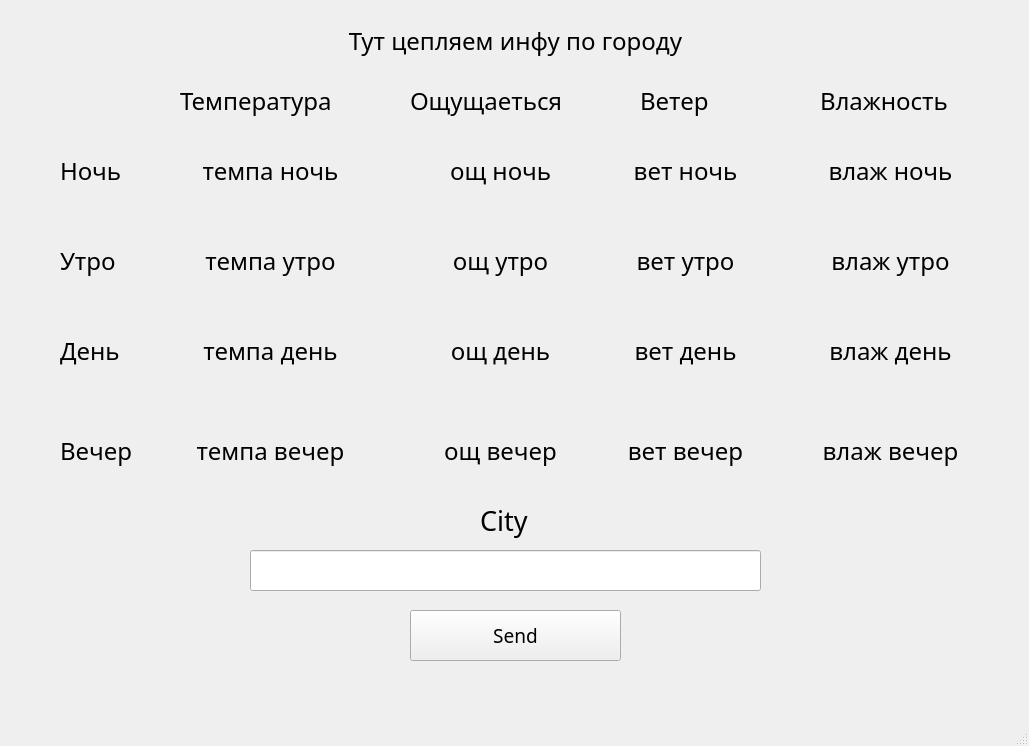
<?xml version="1.0" encoding="UTF-8"?>
<ui version="4.0">
 <class>MainWindow</class>
 <widget class="QMainWindow" name="MainWindow">
  <property name="geometry">
   <rect>
    <x>0</x>
    <y>0</y>
    <width>1029</width>
    <height>746</height>
   </rect>
  </property>
  <property name="windowTitle">
   <string>MainWindow</string>
  </property>
  <widget class="QWidget" name="centralwidget">
   <widget class="QPushButton" name="pushButton">
    <property name="geometry">
     <rect>
      <x>410</x>
      <y>610</y>
      <width>211</width>
      <height>51</height>
     </rect>
    </property>
    <property name="font">
     <font>
      <family>Poor Richard</family>
      <pointsize>14</pointsize>
     </font>
    </property>
    <property name="text">
     <string>Send</string>
    </property>
   </widget>
   <widget class="QLabel" name="label_city">
    <property name="geometry">
     <rect>
      <x>480</x>
      <y>500</y>
      <width>71</width>
      <height>41</height>
     </rect>
    </property>
    <property name="sizeIncrement">
     <size>
      <width>10</width>
      <height>0</height>
     </size>
    </property>
    <property name="font">
     <font>
      <family>Poor Richard</family>
      <pointsize>20</pointsize>
      <weight>50</weight>
      <italic>false</italic>
      <bold>false</bold>
     </font>
    </property>
    <property name="text">
     <string>City</string>
    </property>
   </widget>
   <widget class="QLineEdit" name="lineEdit">
    <property name="geometry">
     <rect>
      <x>250</x>
      <y>550</y>
      <width>511</width>
      <height>41</height>
     </rect>
    </property>
   </widget>
   <widget class="QLabel" name="night">
    <property name="geometry">
     <rect>
      <x>60</x>
      <y>150</y>
      <width>101</width>
      <height>41</height>
     </rect>
    </property>
    <property name="sizeIncrement">
     <size>
      <width>10</width>
      <height>0</height>
     </size>
    </property>
    <property name="font">
     <font>
      <family>Showcard Gothic</family>
      <pointsize>18</pointsize>
      <weight>50</weight>
      <bold>false</bold>
     </font>
    </property>
    <property name="text">
     <string>Ночь</string>
    </property>
   </widget>
   <widget class="QLabel" name="morning">
    <property name="geometry">
     <rect>
      <x>60</x>
      <y>240</y>
      <width>101</width>
      <height>41</height>
     </rect>
    </property>
    <property name="sizeIncrement">
     <size>
      <width>10</width>
      <height>0</height>
     </size>
    </property>
    <property name="font">
     <font>
      <family>Showcard Gothic</family>
      <pointsize>18</pointsize>
      <weight>50</weight>
      <bold>false</bold>
     </font>
    </property>
    <property name="text">
     <string>Утро</string>
    </property>
   </widget>
   <widget class="QLabel" name="day">
    <property name="geometry">
     <rect>
      <x>60</x>
      <y>330</y>
      <width>101</width>
      <height>41</height>
     </rect>
    </property>
    <property name="sizeIncrement">
     <size>
      <width>10</width>
      <height>0</height>
     </size>
    </property>
    <property name="font">
     <font>
      <family>Showcard Gothic</family>
      <pointsize>18</pointsize>
      <weight>50</weight>
      <bold>false</bold>
     </font>
    </property>
    <property name="text">
     <string>День</string>
    </property>
   </widget>
   <widget class="QLabel" name="eving">
    <property name="geometry">
     <rect>
      <x>60</x>
      <y>430</y>
      <width>101</width>
      <height>41</height>
     </rect>
    </property>
    <property name="sizeIncrement">
     <size>
      <width>10</width>
      <height>0</height>
     </size>
    </property>
    <property name="font">
     <font>
      <family>Showcard Gothic</family>
      <pointsize>18</pointsize>
      <weight>50</weight>
      <bold>false</bold>
     </font>
    </property>
    <property name="text">
     <string>Вечер</string>
    </property>
   </widget>
   <widget class="QLabel" name="temp_1">
    <property name="geometry">
     <rect>
      <x>180</x>
      <y>150</y>
      <width>181</width>
      <height>41</height>
     </rect>
    </property>
    <property name="sizeIncrement">
     <size>
      <width>10</width>
      <height>0</height>
     </size>
    </property>
    <property name="font">
     <font>
      <family>Showcard Gothic</family>
      <pointsize>18</pointsize>
      <weight>50</weight>
      <bold>false</bold>
     </font>
    </property>
    <property name="text">
     <string>темпа ночь</string>
    </property>
    <property name="alignment">
     <set>Qt::AlignCenter</set>
    </property>
   </widget>
   <widget class="QLabel" name="temp_2">
    <property name="geometry">
     <rect>
      <x>180</x>
      <y>240</y>
      <width>181</width>
      <height>41</height>
     </rect>
    </property>
    <property name="sizeIncrement">
     <size>
      <width>10</width>
      <height>0</height>
     </size>
    </property>
    <property name="font">
     <font>
      <family>Showcard Gothic</family>
      <pointsize>18</pointsize>
      <weight>50</weight>
      <bold>false</bold>
     </font>
    </property>
    <property name="text">
     <string>темпа утро</string>
    </property>
    <property name="alignment">
     <set>Qt::AlignCenter</set>
    </property>
   </widget>
   <widget class="QLabel" name="temp_3">
    <property name="geometry">
     <rect>
      <x>180</x>
      <y>330</y>
      <width>181</width>
      <height>41</height>
     </rect>
    </property>
    <property name="sizeIncrement">
     <size>
      <width>10</width>
      <height>0</height>
     </size>
    </property>
    <property name="font">
     <font>
      <family>Showcard Gothic</family>
      <pointsize>18</pointsize>
      <weight>50</weight>
      <bold>false</bold>
     </font>
    </property>
    <property name="text">
     <string>темпа день</string>
    </property>
    <property name="alignment">
     <set>Qt::AlignCenter</set>
    </property>
   </widget>
   <widget class="QLabel" name="temp_4">
    <property name="geometry">
     <rect>
      <x>180</x>
      <y>430</y>
      <width>181</width>
      <height>41</height>
     </rect>
    </property>
    <property name="sizeIncrement">
     <size>
      <width>10</width>
      <height>0</height>
     </size>
    </property>
    <property name="font">
     <font>
      <family>Showcard Gothic</family>
      <pointsize>18</pointsize>
      <weight>50</weight>
      <bold>false</bold>
     </font>
    </property>
    <property name="text">
     <string>темпа вечер</string>
    </property>
    <property name="alignment">
     <set>Qt::AlignCenter</set>
    </property>
   </widget>
   <widget class="QLabel" name="fill_1">
    <property name="geometry">
     <rect>
      <x>410</x>
      <y>150</y>
      <width>181</width>
      <height>41</height>
     </rect>
    </property>
    <property name="sizeIncrement">
     <size>
      <width>10</width>
      <height>0</height>
     </size>
    </property>
    <property name="font">
     <font>
      <family>Showcard Gothic</family>
      <pointsize>18</pointsize>
      <weight>50</weight>
      <bold>false</bold>
     </font>
    </property>
    <property name="text">
     <string>ощ ночь</string>
    </property>
    <property name="alignment">
     <set>Qt::AlignCenter</set>
    </property>
   </widget>
   <widget class="QLabel" name="fill_2">
    <property name="geometry">
     <rect>
      <x>410</x>
      <y>240</y>
      <width>181</width>
      <height>41</height>
     </rect>
    </property>
    <property name="sizeIncrement">
     <size>
      <width>10</width>
      <height>0</height>
     </size>
    </property>
    <property name="font">
     <font>
      <family>Showcard Gothic</family>
      <pointsize>18</pointsize>
      <weight>50</weight>
      <bold>false</bold>
     </font>
    </property>
    <property name="text">
     <string>ощ утро</string>
    </property>
    <property name="alignment">
     <set>Qt::AlignCenter</set>
    </property>
   </widget>
   <widget class="QLabel" name="fill_3">
    <property name="geometry">
     <rect>
      <x>410</x>
      <y>330</y>
      <width>181</width>
      <height>41</height>
     </rect>
    </property>
    <property name="sizeIncrement">
     <size>
      <width>10</width>
      <height>0</height>
     </size>
    </property>
    <property name="font">
     <font>
      <family>Showcard Gothic</family>
      <pointsize>18</pointsize>
      <weight>50</weight>
      <bold>false</bold>
     </font>
    </property>
    <property name="text">
     <string>ощ день</string>
    </property>
    <property name="alignment">
     <set>Qt::AlignCenter</set>
    </property>
   </widget>
   <widget class="QLabel" name="fill_4">
    <property name="geometry">
     <rect>
      <x>410</x>
      <y>430</y>
      <width>181</width>
      <height>41</height>
     </rect>
    </property>
    <property name="sizeIncrement">
     <size>
      <width>10</width>
      <height>0</height>
     </size>
    </property>
    <property name="font">
     <font>
      <family>Showcard Gothic</family>
      <pointsize>18</pointsize>
      <weight>50</weight>
      <bold>false</bold>
     </font>
    </property>
    <property name="text">
     <string>ощ вечер</string>
    </property>
    <property name="alignment">
     <set>Qt::AlignCenter</set>
    </property>
   </widget>
   <widget class="QLabel" name="brezee_1">
    <property name="geometry">
     <rect>
      <x>600</x>
      <y>150</y>
      <width>171</width>
      <height>41</height>
     </rect>
    </property>
    <property name="sizeIncrement">
     <size>
      <width>10</width>
      <height>0</height>
     </size>
    </property>
    <property name="font">
     <font>
      <family>Showcard Gothic</family>
      <pointsize>18</pointsize>
      <weight>50</weight>
      <bold>false</bold>
     </font>
    </property>
    <property name="text">
     <string>вет ночь</string>
    </property>
    <property name="alignment">
     <set>Qt::AlignCenter</set>
    </property>
   </widget>
   <widget class="QLabel" name="wet_1">
    <property name="geometry">
     <rect>
      <x>800</x>
      <y>150</y>
      <width>181</width>
      <height>41</height>
     </rect>
    </property>
    <property name="sizeIncrement">
     <size>
      <width>10</width>
      <height>0</height>
     </size>
    </property>
    <property name="font">
     <font>
      <family>Showcard Gothic</family>
      <pointsize>18</pointsize>
      <weight>50</weight>
      <bold>false</bold>
      <underline>false</underline>
     </font>
    </property>
    <property name="text">
     <string>влаж ночь</string>
    </property>
    <property name="alignment">
     <set>Qt::AlignCenter</set>
    </property>
   </widget>
   <widget class="QLabel" name="wet_2">
    <property name="geometry">
     <rect>
      <x>800</x>
      <y>240</y>
      <width>181</width>
      <height>41</height>
     </rect>
    </property>
    <property name="sizeIncrement">
     <size>
      <width>10</width>
      <height>0</height>
     </size>
    </property>
    <property name="font">
     <font>
      <family>Showcard Gothic</family>
      <pointsize>18</pointsize>
      <weight>50</weight>
      <bold>false</bold>
     </font>
    </property>
    <property name="text">
     <string>влаж утро</string>
    </property>
    <property name="alignment">
     <set>Qt::AlignCenter</set>
    </property>
   </widget>
   <widget class="QLabel" name="wet_3">
    <property name="geometry">
     <rect>
      <x>800</x>
      <y>330</y>
      <width>181</width>
      <height>41</height>
     </rect>
    </property>
    <property name="sizeIncrement">
     <size>
      <width>10</width>
      <height>0</height>
     </size>
    </property>
    <property name="font">
     <font>
      <family>Showcard Gothic</family>
      <pointsize>18</pointsize>
      <weight>50</weight>
      <bold>false</bold>
     </font>
    </property>
    <property name="text">
     <string>влаж день</string>
    </property>
    <property name="alignment">
     <set>Qt::AlignCenter</set>
    </property>
   </widget>
   <widget class="QLabel" name="wet_4">
    <property name="geometry">
     <rect>
      <x>800</x>
      <y>430</y>
      <width>181</width>
      <height>41</height>
     </rect>
    </property>
    <property name="sizeIncrement">
     <size>
      <width>10</width>
      <height>0</height>
     </size>
    </property>
    <property name="font">
     <font>
      <family>Showcard Gothic</family>
      <pointsize>18</pointsize>
      <weight>50</weight>
      <bold>false</bold>
     </font>
    </property>
    <property name="text">
     <string>влаж вечер</string>
    </property>
    <property name="alignment">
     <set>Qt::AlignCenter</set>
    </property>
   </widget>
   <widget class="QLabel" name="it_fill_like">
    <property name="geometry">
     <rect>
      <x>410</x>
      <y>80</y>
      <width>181</width>
      <height>41</height>
     </rect>
    </property>
    <property name="sizeIncrement">
     <size>
      <width>10</width>
      <height>0</height>
     </size>
    </property>
    <property name="font">
     <font>
      <family>Showcard Gothic</family>
      <pointsize>18</pointsize>
      <weight>50</weight>
      <bold>false</bold>
     </font>
    </property>
    <property name="text">
     <string>Ощущаеться</string>
    </property>
   </widget>
   <widget class="QLabel" name="temperature">
    <property name="geometry">
     <rect>
      <x>180</x>
      <y>80</y>
      <width>181</width>
      <height>41</height>
     </rect>
    </property>
    <property name="sizeIncrement">
     <size>
      <width>10</width>
      <height>0</height>
     </size>
    </property>
    <property name="font">
     <font>
      <family>Showcard Gothic</family>
      <pointsize>18</pointsize>
      <weight>50</weight>
      <bold>false</bold>
     </font>
    </property>
    <property name="text">
     <string>Температура</string>
    </property>
   </widget>
   <widget class="QLabel" name="brezee">
    <property name="geometry">
     <rect>
      <x>640</x>
      <y>80</y>
      <width>81</width>
      <height>41</height>
     </rect>
    </property>
    <property name="sizeIncrement">
     <size>
      <width>10</width>
      <height>0</height>
     </size>
    </property>
    <property name="font">
     <font>
      <family>Showcard Gothic</family>
      <pointsize>18</pointsize>
      <weight>50</weight>
      <bold>false</bold>
     </font>
    </property>
    <property name="text">
     <string>Ветер</string>
    </property>
   </widget>
   <widget class="QLabel" name="wet">
    <property name="geometry">
     <rect>
      <x>820</x>
      <y>80</y>
      <width>151</width>
      <height>41</height>
     </rect>
    </property>
    <property name="sizeIncrement">
     <size>
      <width>10</width>
      <height>0</height>
     </size>
    </property>
    <property name="font">
     <font>
      <family>Showcard Gothic</family>
      <pointsize>18</pointsize>
      <weight>50</weight>
      <bold>false</bold>
     </font>
    </property>
    <property name="text">
     <string>Влажность</string>
    </property>
   </widget>
   <widget class="QLabel" name="brezee_2">
    <property name="geometry">
     <rect>
      <x>600</x>
      <y>240</y>
      <width>171</width>
      <height>41</height>
     </rect>
    </property>
    <property name="sizeIncrement">
     <size>
      <width>10</width>
      <height>0</height>
     </size>
    </property>
    <property name="font">
     <font>
      <family>Showcard Gothic</family>
      <pointsize>18</pointsize>
      <weight>50</weight>
      <bold>false</bold>
     </font>
    </property>
    <property name="text">
     <string>вет утро</string>
    </property>
    <property name="alignment">
     <set>Qt::AlignCenter</set>
    </property>
   </widget>
   <widget class="QLabel" name="brezee_3">
    <property name="geometry">
     <rect>
      <x>600</x>
      <y>330</y>
      <width>171</width>
      <height>41</height>
     </rect>
    </property>
    <property name="sizeIncrement">
     <size>
      <width>10</width>
      <height>0</height>
     </size>
    </property>
    <property name="font">
     <font>
      <family>Showcard Gothic</family>
      <pointsize>18</pointsize>
      <weight>50</weight>
      <bold>false</bold>
     </font>
    </property>
    <property name="text">
     <string>вет день</string>
    </property>
    <property name="alignment">
     <set>Qt::AlignCenter</set>
    </property>
   </widget>
   <widget class="QLabel" name="brezee_4">
    <property name="geometry">
     <rect>
      <x>600</x>
      <y>430</y>
      <width>171</width>
      <height>41</height>
     </rect>
    </property>
    <property name="sizeIncrement">
     <size>
      <width>10</width>
      <height>0</height>
     </size>
    </property>
    <property name="font">
     <font>
      <family>Showcard Gothic</family>
      <pointsize>18</pointsize>
      <weight>50</weight>
      <bold>false</bold>
     </font>
    </property>
    <property name="text">
     <string>вет вечер</string>
    </property>
    <property name="alignment">
     <set>Qt::AlignCenter</set>
    </property>
   </widget>
   <widget class="QLabel" name="info_city">
    <property name="geometry">
     <rect>
      <x>10</x>
      <y>20</y>
      <width>1011</width>
      <height>41</height>
     </rect>
    </property>
    <property name="sizeIncrement">
     <size>
      <width>10</width>
      <height>0</height>
     </size>
    </property>
    <property name="font">
     <font>
      <family>Showcard Gothic</family>
      <pointsize>18</pointsize>
      <weight>50</weight>
      <bold>false</bold>
     </font>
    </property>
    <property name="text">
     <string>Тут цепляем инфу по городу</string>
    </property>
    <property name="alignment">
     <set>Qt::AlignCenter</set>
    </property>
   </widget>
  </widget>
  <widget class="QMenuBar" name="menubar">
   <property name="geometry">
    <rect>
     <x>0</x>
     <y>0</y>
     <width>1029</width>
     <height>26</height>
    </rect>
   </property>
  </widget>
  <widget class="QStatusBar" name="statusbar"/>
 </widget>
 <resources>
  <include location="../../../Program Files (x86)/Qt Designer/res.qrc"/>
 </resources>
 <connections/>
</ui>
